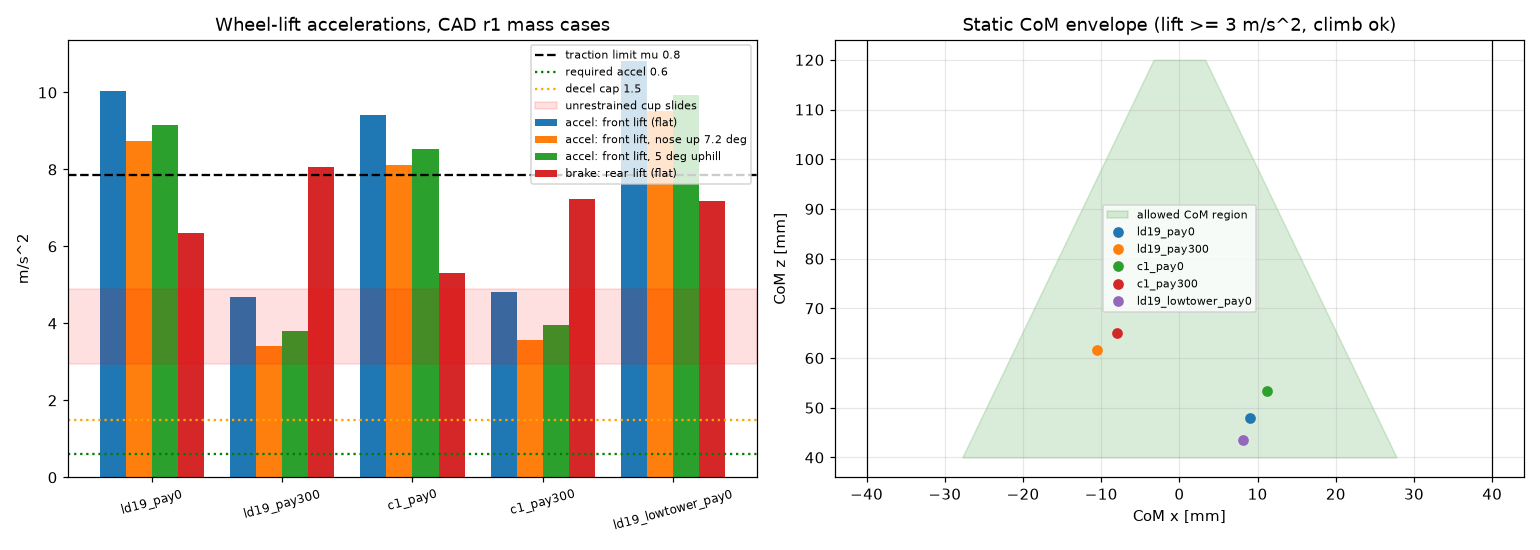

Recreate this plot in Python.
"""6. Stability (round 2, CAD mass cases from checks/fit_check_v2.json):
static tip angles, wheel-lift accelerations (accel / brake / lateral), the 10 mm threshold pitch,
a 5 deg ramp, spin, payload retention (cup sliding / tipping on the deck), static CoM limits,
and the stop budget vs REQ-SCOUT-002 / -009.
Rigid-body quasi-static: front axle unloads when a_fwd > g (x_c - x_r) / z_c; rear axle unloads when
a_brake > g (x_f - x_c) / z_c; side tip when a_lat > g (y_w - |y_c|) / z_c. Friction caps |a| at mu g.
"""
import json
import math

import matplotlib
matplotlib.use("Agg")
import matplotlib.pyplot as plt
import numpy as np

from common import ENV, G, HERE, MOTORS, ROOT, cad_cases, fit_check_raw, r3, save_section
from loads import AX_F, AX_R, R

Y_W = 0.062                 # wheel centre plane = contact line (dims.WHEEL_Y; tyre outer edge 75 mm -> conservative)
MU_MAX = 0.8                # sim hard-floor mu (upper bound for available traction -> worst case for lift)
A_REQ = 0.6                 # m/s^2, derived target (0.3 m/s in 0.5 s)
A_DECEL_CAP = 1.5           # m/s^2, recommended firmware decel ramp
SIM = json.loads((ROOT / "sim" / "results.json").read_text()) if (ROOT / "sim" / "results.json").exists() else {}
# payload: seedling cup on the deck, d 75 x h 80 mm (dims.py), 300 g, CoM assumed at half height (A: wet soil)
CUP_R, CUP_H = 0.0375, 0.080
MU_CUP = (0.3, 0.5)         # A: plastic cup on acrylic / anodised plate, dry; measure with a tilt test


def limits(x, y, z, pitch_deg=0.0):
    th = math.radians(pitch_deg)    # + nose up (climbing)
    return {
        "tip_fwd_deg": math.degrees(math.atan2(AX_F - x, z)),
        "tip_back_deg": math.degrees(math.atan2(x - AX_R, z)),
        "tip_side_deg": math.degrees(math.atan2(Y_W - abs(y), z)),
        "a_front_lift_accel": G * ((x - AX_R) * math.cos(th) - z * math.sin(th)) / z,
        "a_rear_lift_brake": G * ((AX_F - x) * math.cos(th) + z * math.sin(th)) / z,
        "a_side_tip": G * (Y_W - abs(y)) / z,
    }


def main():
    cases = cad_cases()
    res = {"assumptions": {"y_wheel_m": Y_W, "mu_max": MU_MAX, "a_req": A_REQ, "a_decel_cap": A_DECEL_CAP,
                           "cup": {"r": CUP_R, "h": CUP_H, "mu_cup_deck": MU_CUP}},
           "cases": {}}
    hi = {c["model"]: c["ground_check"] for c in fit_check_raw()}
    pitch_step = hi.get("scout_v2_c1", {}).get("pitch_with_front_wheels_on_10mm_step_deg", 7.18)
    sim_pitch = SIM.get("d_threshold", {}).get("v0.3_payload", {}).get("max_pitch_deg")
    for cn, c in cases.items():
        x, y, z = c["com_m"]
        flat = limits(x, y, z)
        d = {"com_mm": [x * 1000, y * 1000, z * 1000], "mass_kg": c["mass_kg"], "flat": flat,
             "ramp_5deg_uphill": limits(x, y, z, 5.0), "ramp_5deg_downhill": limits(x, y, z, -5.0),
             "on_10mm_step_front_up": limits(x, y, z, pitch_step),
             "on_10mm_step_rear_up": limits(x, y, z, -pitch_step)}
        d["margins"] = {
            "accel_req_SF": flat["a_front_lift_accel"] / A_REQ,
            "decel_cap_SF": flat["a_rear_lift_brake"] / A_DECEL_CAP,
            "front_lift_possible_at_mu_g": flat["a_front_lift_accel"] < MU_MAX * G,
            "rear_lift_possible_at_mu_g": flat["a_rear_lift_brake"] < MU_MAX * G,
            "rollover_possible_flat": flat["a_side_tip"] < MU_MAX * G,
            "tip_back_margin_vs_sim_dynamic_pitch_deg": (flat["tip_back_deg"] - (sim_pitch or 0)) if sim_pitch else None,
            "ramp5_uphill_accel_SF": d["ramp_5deg_uphill"]["a_front_lift_accel"] / A_REQ,
            "step_front_up_accel_SF": d["on_10mm_step_front_up"]["a_front_lift_accel"] / A_REQ,
        }
        res["cases"][cn] = d

    # payload retention (independent of the robot case)
    cup = {}
    for mu in MU_CUP:
        cup[f"slide_at_mu{mu}_m_s2"] = mu * G
    cup["tip_cup_m_s2"] = G * CUP_R / (CUP_H / 2)
    cup["sim_estop_active_peak_decel"] = SIM.get("c_estop_payload", {}).get("hard_floor_active", {}).get("peak_decel_mps2_20ms")
    cup["sim_full_duty_step_accel"] = SIM.get("a_straight", {}).get("full_duty_step_payload_hard_floor", {}).get("peak_accel_mps2_20ms")
    cup["verdict"] = ("an unrestrained cup SLIDES at 2.9-4.9 m/s^2; the sim's active e-stop (5.9 m/s^2) and a full-duty "
                      "start (3.6 m/s^2) exceed that -> the payload needs a retainer (4 standoffs as a fence or a hook-and-"
                      "loop pad) and the firmware must cap |a| <= 1.5 m/s^2 except for a true e-stop")
    res["payload_retention"] = cup

    # spin: yaw accel to 1 rad/s in 0.2 s; tangential accel on the payload at r = 74 mm (CAD payload x)
    res["spin"] = {"yaw_accel_rad_s2": 5.0, "payload_tangential_m_s2": 5.0 * 0.0739,
                   "centripetal_on_com_1rad_s_m_s2": 1.0 ** 2 * 0.011, "verdict": "negligible for tip; payload ok"}

    # static CoM limits: keep front/rear lift >= 2 x decel cap (3 m/s^2) on flat and >= A_REQ on the 10 mm step
    z = np.linspace(0.04, 0.12, 9)
    a_design = 2 * A_DECEL_CAP
    th = math.radians(pitch_step)
    res["com_limits"] = {
        "rule": f"front-lift and rear-lift accel >= {a_design} m/s^2 on flat, front-lift >= {A_REQ} m/s^2 with the nose 7.2 deg up",
        "x_min_mm_vs_z_mm": {f"{zz*1000:.0f}": 1000 * max(AX_R + zz * a_design / G,
                                                          AX_R + (A_REQ * zz / G + zz * math.sin(th)) / math.cos(th))
                             for zz in z},
        "x_max_mm_vs_z_mm": {f"{zz*1000:.0f}": 1000 * (AX_F - zz * a_design / G) for zz in z},
        "lateral_y_max_mm_at_z65": 1000 * (Y_W - 0.065 * MU_MAX),
    }

    # stop budget: obstacle 15 cm ahead of the front (CAD front x = 117.4 mm, LiDAR at x = 45 mm)
    v = ENV["v_cruise"]
    lat = {"lidar_scan_worst_10Hz": 0.10, "ROS costmap/collision monitor": 0.05, "micro-ROS + ESP32 50 Hz loop": 0.02,
           "driver/motor current reversal": 0.005}
    t_lat = sum(lat.values())
    stop = {}
    for a in (1.0, 1.5, 3.0):
        stop[f"decel_{a}"] = {"latency_m": v * t_lat, "braking_m": v * v / (2 * a), "total_m": v * t_lat + v * v / (2 * a)}
    res["stop"] = {
        "latency_s": lat, "t_latency_s": t_lat, "cases": stop,
        "lidar_range_to_15cm_zone_m": 0.1174 - 0.045 + 0.15,
        "margin_C1_err30mm_m": 0.15 - stop["decel_1.5"]["total_m"] - 0.030,
        "margin_LD19_err45mm_m": 0.15 - stop["decel_1.5"]["total_m"] - 0.045,
        "LD19_note": "LD19 datasheet gives NO accuracy below 300 mm; the 15 cm stop zone is 222 mm from the LiDAR",
        "sim_watchdog": {k: SIM.get("c_estop_payload", {}).get(k, {}).get("stop_distance_m")
                         for k in ("hard_floor_active", "hard_floor_brake", "hard_floor_coast", "carpet_coast")},
        "verdict": "stop budget 83 mm from 0.3 m/s at 1.5 m/s^2 (175 ms latency) -> 37 mm (C1) / 22 mm (LD19, accuracy unspecified < 0.3 m) margin inside 15 cm. Watchdog "
                   "must brake (MDD3A LL): coasting takes 49-64 mm and > 300 ms in the sim.",
    }
    save_section("stability", r3(res, 3))

    # plot
    names = [n for n in res["cases"] if n.startswith("cad_")]
    fig, (a, b) = plt.subplots(1, 2, figsize=(14, 5))
    xs = np.arange(len(names))
    a.bar(xs - 0.3, [res["cases"][n]["flat"]["a_front_lift_accel"] for n in names], 0.2, label="accel: front lift (flat)")
    a.bar(xs - 0.1, [res["cases"][n]["on_10mm_step_front_up"]["a_front_lift_accel"] for n in names], 0.2, label="accel: front lift, nose up 7.2 deg")
    a.bar(xs + 0.1, [res["cases"][n]["ramp_5deg_uphill"]["a_front_lift_accel"] for n in names], 0.2, label="accel: front lift, 5 deg uphill")
    a.bar(xs + 0.3, [res["cases"][n]["flat"]["a_rear_lift_brake"] for n in names], 0.2, label="brake: rear lift (flat)")
    a.axhline(MU_MAX * G, color="k", ls="--", label="traction limit mu 0.8")
    a.axhline(A_REQ, color="g", ls=":", label="required accel 0.6")
    a.axhline(A_DECEL_CAP, color="orange", ls=":", label="decel cap 1.5")
    a.axhspan(MU_CUP[0] * G, MU_CUP[1] * G, color="r", alpha=.12, label="unrestrained cup slides")
    a.set_xticks(xs); a.set_xticklabels([n.replace("cad_", "") for n in names], rotation=15, fontsize=8)
    a.set_ylabel("m/s^2"); a.legend(fontsize=7); a.set_title("Wheel-lift accelerations, CAD r1 mass cases")
    zz = np.array([float(k) for k in res["com_limits"]["x_min_mm_vs_z_mm"]])
    b.fill_betweenx(zz, list(res["com_limits"]["x_min_mm_vs_z_mm"].values()), list(res["com_limits"]["x_max_mm_vs_z_mm"].values()),
                    color="g", alpha=.15, label="allowed CoM region")
    for n in names:
        cx, _, cz = res["cases"][n]["com_mm"]
        b.plot(cx, cz, "o", label=n.replace("cad_", ""))
    b.axvline(-40, color="k", lw=.8); b.axvline(40, color="k", lw=.8)
    b.set_xlabel("CoM x [mm]"); b.set_ylabel("CoM z [mm]"); b.set_title("Static CoM envelope (lift >= 3 m/s^2, climb ok)")
    b.legend(fontsize=7); b.grid(alpha=.3)
    fig.tight_layout(); fig.savefig(HERE / "a6_stability.png", dpi=110)
    for n in names:
        print(n, json.dumps(r3({"flat": res["cases"][n]["flat"], "margins": res["cases"][n]["margins"]}, 2)))
    print(json.dumps(r3({k: res[k] for k in ("payload_retention", "com_limits", "stop")}, 3), indent=1))


if __name__ == "__main__":
    main()
